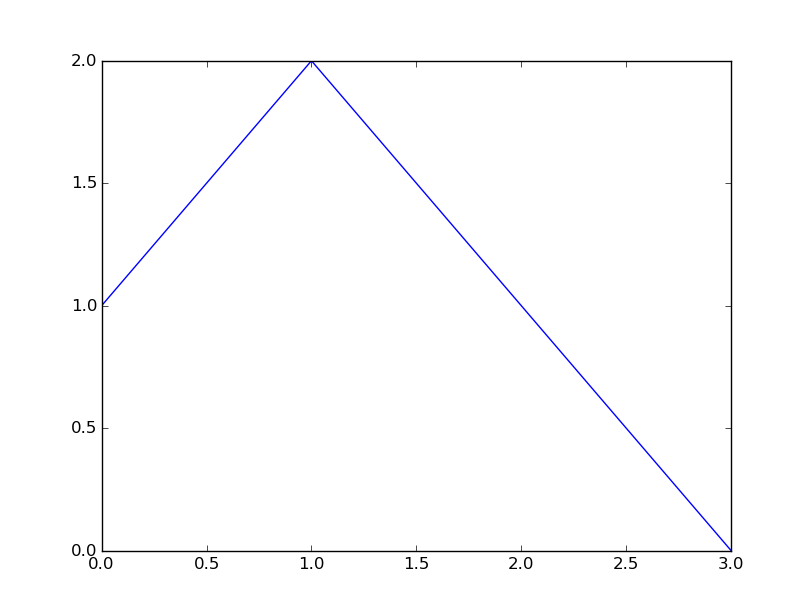

Write Python code to recreate this figure.

import numpy as np
from scipy import sparse
import matplotlib.pyplot as plt
from sklearn import svm

w = np.array([[0, 1], [1, 2], [2, 1]])
a = sparse.lil_matrix((3, 3))
a[0, 0] = a[1, 1] = a[2, 2] = 1
x = a.dot(w)
y = np.arange(3)
svc = svm.SVC().fit(x, y)
x = np.r_[x, np.array([[3, svc.predict(np.array([[0, 0]]))]])]
plt.plot(x[:, 0], x[:, 1])
plt.show()
